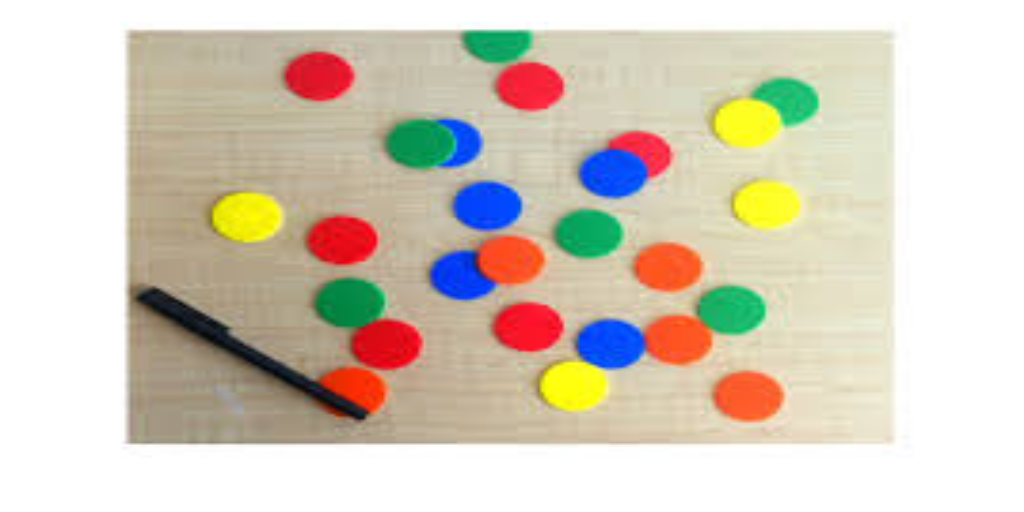
#> input picture (9) Extracting a Particular color from a image and video using HSV,MASK and TrackBar Method/Colored Coin Image.png, 1024 x 512 px
$ jupyter execute '(2) Extracting a particular Color From a Image Using HSV and Mask with (Trackbar).ipynb'
#> lines starting #> are read from the running program, lines starting #| are printed output that depends on the picture; after the words box and inside, x2 and y2 are one past the last pixel; in counts of white or black regions, pixels touching at a corner belong together
[cell 1]
import cv2
import numpy as np

[cell 2]
# Creating a Function For Trackbar
def aj(x):
    #print(x)
    pass


#Creating a named Window For Trackbar
cv2.namedWindow('Tracking')

#Creating The Trackbar

#Minimum Range Trackbar
cv2.createTrackbar('LB','Tracking',0,255,aj)
#> slider 'LB' is set to 51
cv2.createTrackbar('LG','Tracking',0,255,aj)
#> slider 'LG' is set to 51
cv2.createTrackbar('LR','Tracking',0,255,aj)
#> slider 'LR' is set to 51
#Maximum Range Trackbar
cv2.createTrackbar('HB','Tracking',255,255,aj)
cv2.createTrackbar('HG','Tracking',255,255,aj)
cv2.createTrackbar('HR','Tracking',255,255,aj)

while True:
    # Reading The Image
    img=cv2.imread('Colored Coin Image.png',1)
#> img is the input picture: shape (512, 1024, 3); mean B, G, R 190.1, 205.4, 214.5

    #Cinverting The Image To HSV Format
    hsv=cv2.cvtColor(img,cv2.COLOR_BGR2HSV)
#> hsv: shape (512, 1024, 3); mean H, S, V 24.7, 50.2, 223.7

    #Displaying The HSV Converted Image
    cv2.imshow('HSV Image',hsv)

    #Displaying The Original Image
    cv2.imshow('Original Image',img)

    #Getting The Minimum Range Value From The Trackbar
    l_b=cv2.getTrackbarPos('LB','Tracking')
    l_g=cv2.getTrackbarPos('LG','Tracking')
    l_r=cv2.getTrackbarPos('LR','Tracking')

    #Getting The Maximum Range Value From The Trackbar
    h_b=cv2.getTrackbarPos('HB','Tracking')
    h_g=cv2.getTrackbarPos('HG','Tracking')
    h_r=cv2.getTrackbarPos('HR','Tracking')

    #In Order To Do Threshold For The Given range In Trackbar in HSV Image
    Min_range=np.array([l_b,l_g,l_r]) # Lower Range Value From The Trackbar
    Max_range=np.array([h_b,h_g,h_r])# Higher Range value From The Trackbar

    #Printing The Min and Max Range From The Trackbar
    #print('The Maximum And Minimum Range From The Trackbar')
    #print(Min_range)
    #print(Max_range)

    #Thresholding The HSV Image
    mask=cv2.inRange(hsv,Min_range,Max_range)
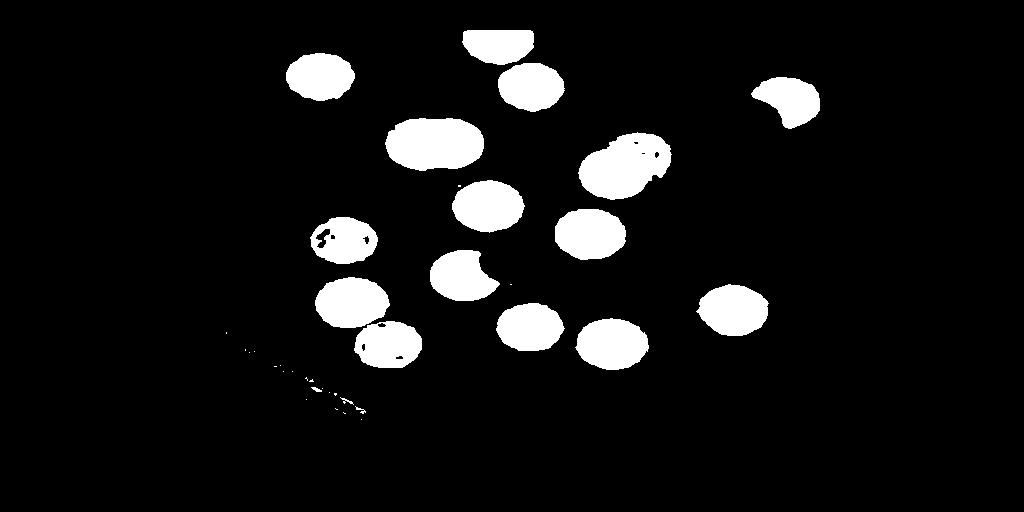
#> mask: shape (512, 1024); 8.1% white; 37 white regions (19 under 20 px), largest, box (x1, y1, x2, y2) and area: (578, 132, 672, 200) 4322, (385, 118, 484, 171) 4261, (315, 277, 390, 328) 2918

    #Displaying The Threshold Image
    cv2.imshow('Threshold Image',mask)

    #Printing The Threshold Array
    #print('\nPrinting The mask Value')
    #print(mask)

    #Extracting The Blue Color From The Image
    Extracted_img=cv2.bitwise_and(img,img,mask=mask)
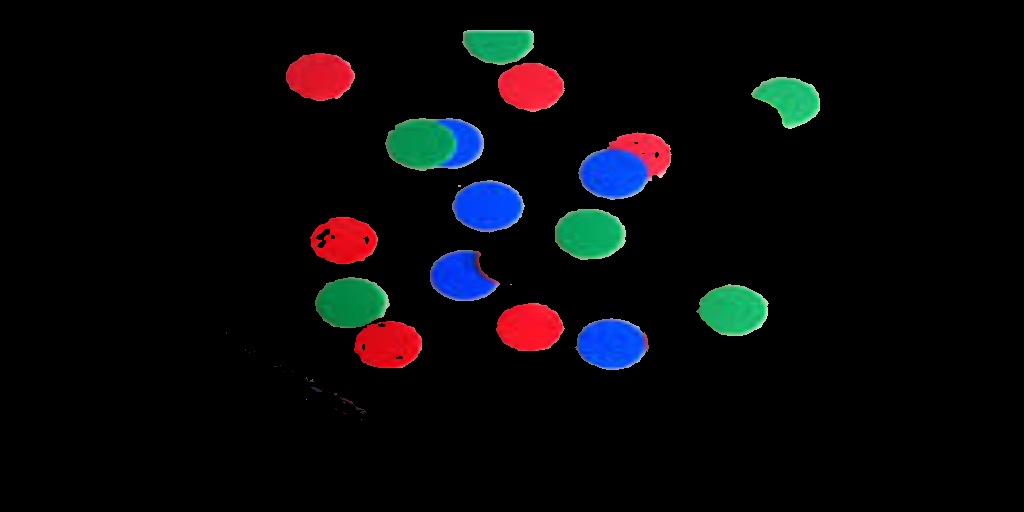
#> Extracted_img: shape (512, 1024, 3); mean B, G, R 9.8, 7.7, 7.8

    #Printing The Extracted Image Array
    #print('\nPrinting The Extracted Image Value')
    #print(Extracted_img)
    #print()

    #Displaying The Extracted Image
    cv2.imshow('Extracted Image',Extracted_img)

    if cv2.waitKey(1)==ord('q'):
#> (key q is pressed here)
        break

cv2.destroyAllWindows()
